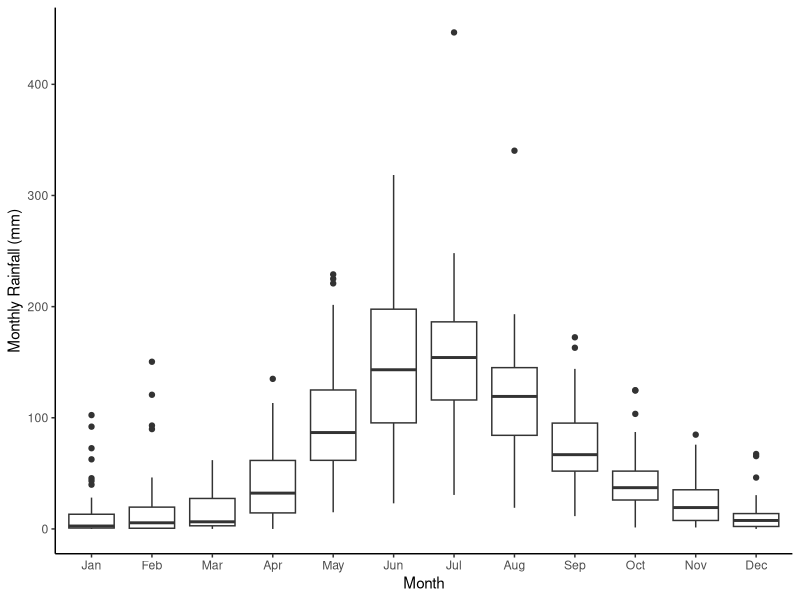
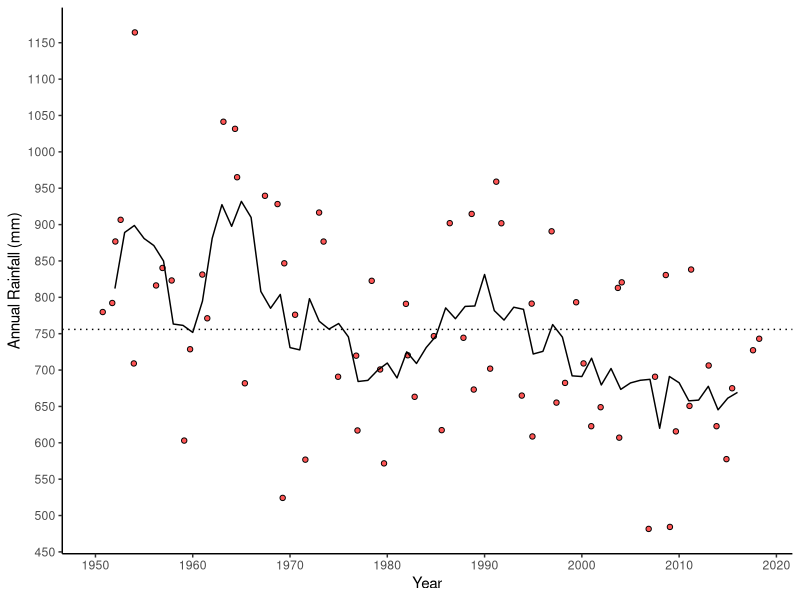

The R source for these figures, in order:
library(lubridate)
library(dplyr)
library(zoo)
library(ggplot2)

rain.raw <- read.csv("IDCJAC0009_009021_1800_Data.csv", header = TRUE)
rain <- rain.raw[,3:6]
rain <- na.omit(rain)
rain <- subset(rain, Year >= 1950)
rain <- subset(rain, Year <= 2018)
colnames(rain)[c(2,4)] <- c("nMonth", "Rainfall")
rain <- rain %>%
  group_by(Year, nMonth) %>%
  summarise(Rainfall=(sum(Rainfall)))
rain <- data.frame(rain)
rain$Date <- paste("15", rain$nMonth, rain$Year, sep="-") %>% dmy() %>% as.Date()
rain <- transform(rain, Time = as.numeric(Date)/100)
rain$Month <- lubridate::month(rain$Date, label=TRUE, abbr = TRUE)

rainAnn <- rain %>%
  group_by(Year) %>%
  summarise(Rainfall=(sum(Rainfall)))

rain.plot <- ggplot(rainAnn, aes(Year, Rainfall)) + 
  geom_point(position=position_jitter(1,3), pch=21, fill="#FF0000AA") +
  geom_line(aes(y=rollmean(Rainfall, 5, na.pad=TRUE))) +
  geom_hline(yintercept = mean(rainAnn$Rainfall), linetype="dotted") +
  scale_x_continuous(breaks = round(seq(1950, 2020, by = 10),0)) +
  scale_y_continuous(breaks = round(seq(450, max(rainAnn$Rainfall), by = 50),0)) +
  ylab("Annual Rainfall (mm)") +
  theme_bw() +
  theme(axis.line = element_line(colour = "black"),
        panel.grid.major = element_blank(),
        panel.grid.minor = element_blank(),
        panel.border = element_blank(),
        panel.background = element_blank()) 

rain$Decade <- findInterval(rain$Year, seq(from = 1950, to = 2020, by = 10))

rain.month <- ggplot(rain, aes(Month, Rainfall)) +
  geom_boxplot() +
  ylab("Monthly Rainfall (mm)") +
  #facet_wrap( ~ Decade)
  theme_bw() +
  theme(axis.line = element_line(colour = "black"),
        panel.grid.major = element_blank(),
        panel.grid.minor = element_blank(),
        panel.border = element_blank(),
        panel.background = element_blank()) 

save(rain.plot, rain.month, rain.raw, rain, rainAnn, file="rainfall_trends.RData")
